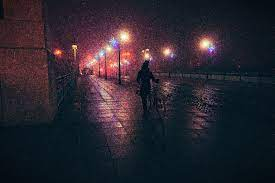
#> input picture gece.jpg, 275 x 183 px
$ jupyter execute '9-Gürültü ve Parlaklık.ipynb'
#> lines starting #> are read from the running program, lines starting #| are printed output that depends on the picture
[cell 1]
import cv2
import numpy as np
import matplotlib.pyplot as plt

[cell 2]
img = cv2.imread('gece.jpg')
#> img is the input picture: shape (183, 275, 3); mean B, G, R 47.4, 37.7, 43.1

[cell 3]
plt.imshow(img)

[cell 4]
# gürültü azaltalım

[cell 5]
img2 = cv2.bilateralFilter(img,9,100,100)
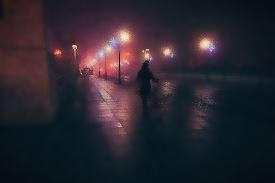
#> img2: shape (183, 275, 3); mean B, G, R 47.3, 37.6, 43

[cell 6]
plt.subplot(1,2,1), plt.imshow(img), plt.title('Orijinal')
plt.xticks([]), plt.yticks([])

plt.subplot(1,2,2), plt.imshow(img2), plt.title('Bilateral')
plt.xticks([]), plt.yticks([])

plt.show()
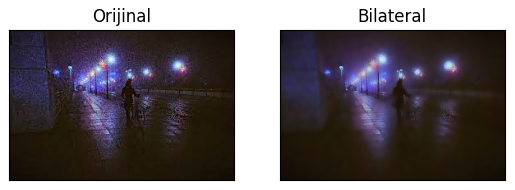
#> figure drawn by matplotlib, 2 panels; B, G, R data is drawn as R, G, B

[cell 7]
#şimdi aydınlatalım

[cell 8]
parlak_img = cv2.convertScaleAbs(img2, beta=70)
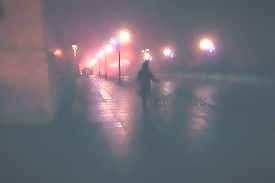
#> parlak_img: shape (183, 275, 3); mean B, G, R 117.3, 107.6, 112.4

[cell 9]
plt.figure(figsize=(15,20))
plt.subplot(121), plt.imshow(img2), plt.title('Orijinal')
plt.xticks([]), plt.yticks([])

plt.subplot(122), plt.imshow(parlak_img), plt.title('Parlak')
plt.xticks([]), plt.yticks([])

plt.show()
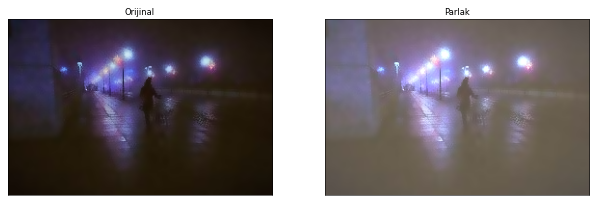
#> figure drawn by matplotlib, 2 panels; B, G, R data is drawn as R, G, B

[cell 10]
#konstrat-ını değiştirebiliriz

[cell 11]
kontrast_img = cv2.convertScaleAbs(img2, alpha=4)
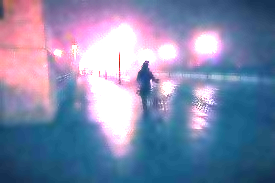
#> kontrast_img: shape (183, 275, 3); mean B, G, R 171.1, 136.3, 127.6

[cell 12]
plt.figure(figsize=(15,20))

plt.subplot(121), plt.imshow(img2), plt.title('Orijinal')
plt.xticks([]), plt.yticks([])

plt.subplot(122), plt.imshow(kontrast_img), plt.title('Kontrast')
plt.xticks([]), plt.yticks([])

plt.show()
#> figure, not shown here; B, G, R data is drawn as R, G, B

[cell 13]
gray_img = cv2.cvtColor(img2,cv2.COLOR_BGR2GRAY)
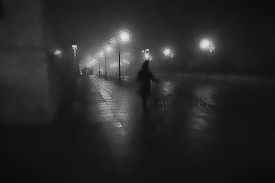
#> gray_img: shape (183, 275); min 11, max 233, mean 40.4
plt.imshow(gray_img, cmap='gray')

[cell 14]
parlak_gray = cv2.convertScaleAbs(gray_img, beta = 100)
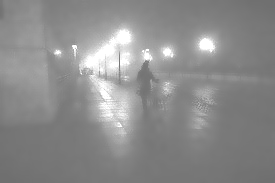
#> parlak_gray: shape (183, 275); min 111, max 255, mean 140
plt.imshow(parlak_gray, cmap='gray')

[cell 15]
hist_gray = cv2.equalizeHist(gray_img)
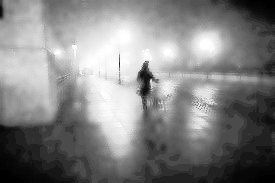
#> hist_gray: shape (183, 275); min 0, max 255, mean 129.9

[cell 16]
plt.figure(figsize=(15,20))

plt.subplot(121), plt.imshow(parlak_img,cmap='gray'), plt.title('Parlak Gri')
plt.xticks([]), plt.yticks([])

plt.subplot(122), plt.imshow(hist_gray, cmap='gray'), plt.title('Histogram Eşitleme')
plt.xticks([]), plt.yticks([])

plt.show()
#> figure, not shown here; B, G, R data is drawn as R, G, B
